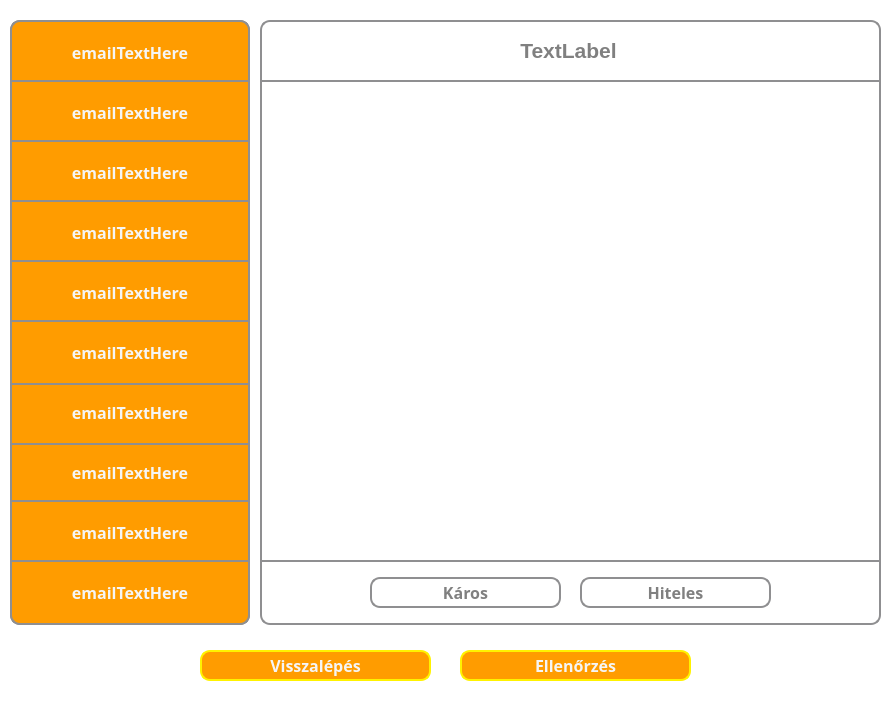
<?xml version="1.0" encoding="UTF-8"?>
<ui version="4.0">
 <class>MainWindow</class>
 <widget class="QMainWindow" name="MainWindow">
  <property name="geometry">
   <rect>
    <x>0</x>
    <y>0</y>
    <width>891</width>
    <height>715</height>
   </rect>
  </property>
  <property name="windowTitle">
   <string>Email Játékmód</string>
  </property>
  <property name="styleSheet">
   <string notr="true">* {
	background-color: white;
}</string>
  </property>
  <widget class="QWidget" name="centralwidget">
   <widget class="QWidget" name="widget" native="true">
    <property name="geometry">
     <rect>
      <x>260</x>
      <y>20</y>
      <width>621</width>
      <height>605</height>
     </rect>
    </property>
    <property name="styleSheet">
     <string notr="true">* {
	background-color: white;
	border: 2px solid #8f8f91;
	border-radius: 10px;
	color: white;
	font-size: 16px;
	font-weight: bold;
}
</string>
    </property>
    <widget class="QFrame" name="emailFrame">
     <property name="geometry">
      <rect>
       <x>10</x>
       <y>60</y>
       <width>601</width>
       <height>481</height>
      </rect>
     </property>
     <property name="styleSheet">
      <string notr="true">* {
	border: none;
	border-radius: 0px;
}</string>
     </property>
     <property name="frameShape">
      <enum>QFrame::StyledPanel</enum>
     </property>
     <property name="frameShadow">
      <enum>QFrame::Raised</enum>
     </property>
    </widget>
    <widget class="QPushButton" name="maliciousButton">
     <property name="geometry">
      <rect>
       <x>110</x>
       <y>557</y>
       <width>191</width>
       <height>31</height>
      </rect>
     </property>
     <property name="font">
      <font>
       <family>Corbel</family>
       <pointsize>-1</pointsize>
       <bold>true</bold>
      </font>
     </property>
     <property name="styleSheet">
      <string notr="true">* {
	background-color: white;
	color: grey;
}

*:hover {
	background-color:#FFF200;
	color: #8f8f91;
}</string>
     </property>
     <property name="text">
      <string>Káros</string>
     </property>
    </widget>
    <widget class="QPushButton" name="genuineButton">
     <property name="geometry">
      <rect>
       <x>320</x>
       <y>557</y>
       <width>191</width>
       <height>31</height>
      </rect>
     </property>
     <property name="font">
      <font>
       <family>Corbel</family>
       <pointsize>-1</pointsize>
       <bold>true</bold>
      </font>
     </property>
     <property name="styleSheet">
      <string notr="true">* {
	background-color: white;
	color: grey;
}

*:hover {
	background-color:#FFF200;
	color: #8f8f91;
}</string>
     </property>
     <property name="text">
      <string>Hiteles</string>
     </property>
    </widget>
    <widget class="Line" name="horizontalLine1">
     <property name="geometry">
      <rect>
       <x>2</x>
       <y>540</y>
       <width>617</width>
       <height>2</height>
      </rect>
     </property>
     <property name="orientation">
      <enum>Qt::Horizontal</enum>
     </property>
    </widget>
    <widget class="Line" name="horizontalLine2">
     <property name="geometry">
      <rect>
       <x>2</x>
       <y>60</y>
       <width>617</width>
       <height>2</height>
      </rect>
     </property>
     <property name="orientation">
      <enum>Qt::Horizontal</enum>
     </property>
    </widget>
    <widget class="QLabel" name="subjectLabel">
     <property name="geometry">
      <rect>
       <x>8</x>
       <y>5</y>
       <width>601</width>
       <height>51</height>
      </rect>
     </property>
     <property name="styleSheet">
      <string notr="true">* {
	font-size: 16pt;
	color: grey;
	border: None;
}</string>
     </property>
     <property name="text">
      <string>TextLabel</string>
     </property>
     <property name="alignment">
      <set>Qt::AlignCenter</set>
     </property>
    </widget>
   </widget>
   <widget class="QWidget" name="widget_2" native="true">
    <property name="geometry">
     <rect>
      <x>10</x>
      <y>20</y>
      <width>240</width>
      <height>605</height>
     </rect>
    </property>
    <property name="styleSheet">
     <string notr="true">* {
	background-color: black;
	border: 2px solid #8f8f91;
	border-radius: 10px;
	color: white;
	font-size: 16px;
	font-weight: bold;
}</string>
    </property>
    <widget class="QPushButton" name="email1Button">
     <property name="geometry">
      <rect>
       <x>0</x>
       <y>0</y>
       <width>240</width>
       <height>65</height>
      </rect>
     </property>
     <property name="font">
      <font>
       <family>Corbel</family>
       <pointsize>-1</pointsize>
       <bold>true</bold>
      </font>
     </property>
     <property name="styleSheet">
      <string notr="true">* {
	background-color: #FF9C00;
	border-radius: 0px;
	border-top-left-radius: 10px;
	border-top-right-radius: 10px;
	color: whitesmoke;
}

*:hover {
	background-color: #FFF200;
	color: #8f8f91;
}</string>
     </property>
     <property name="text">
      <string>emailTextHere</string>
     </property>
    </widget>
    <widget class="QPushButton" name="email2Button">
     <property name="geometry">
      <rect>
       <x>0</x>
       <y>60</y>
       <width>240</width>
       <height>65</height>
      </rect>
     </property>
     <property name="font">
      <font>
       <family>Corbel</family>
       <pointsize>-1</pointsize>
       <bold>true</bold>
      </font>
     </property>
     <property name="styleSheet">
      <string notr="true">* {
	background-color: #FF9C00;
	border-radius: 0px;
	color: whitesmoke;
}

*:hover {
	background-color: #FFF200;
	color: #8f8f91;
}</string>
     </property>
     <property name="text">
      <string>emailTextHere</string>
     </property>
    </widget>
    <widget class="QPushButton" name="email3Button">
     <property name="geometry">
      <rect>
       <x>0</x>
       <y>120</y>
       <width>240</width>
       <height>65</height>
      </rect>
     </property>
     <property name="font">
      <font>
       <family>Corbel</family>
       <pointsize>-1</pointsize>
       <bold>true</bold>
      </font>
     </property>
     <property name="styleSheet">
      <string notr="true">* {
	background-color: #FF9C00;
	border-radius: 0px;
	color: whitesmoke;
}

*:hover {
	background-color: #FFF200;
	color: #8f8f91;
}</string>
     </property>
     <property name="text">
      <string>emailTextHere</string>
     </property>
    </widget>
    <widget class="QPushButton" name="email4Button">
     <property name="geometry">
      <rect>
       <x>0</x>
       <y>180</y>
       <width>240</width>
       <height>65</height>
      </rect>
     </property>
     <property name="font">
      <font>
       <family>Corbel</family>
       <pointsize>-1</pointsize>
       <bold>true</bold>
      </font>
     </property>
     <property name="styleSheet">
      <string notr="true">* {
	background-color: #FF9C00;
	border-radius: 0px;
	color: whitesmoke;
}

*:hover {
	background-color: #FFF200;
	color: #8f8f91;
}</string>
     </property>
     <property name="text">
      <string>emailTextHere</string>
     </property>
    </widget>
    <widget class="QPushButton" name="email5Button">
     <property name="geometry">
      <rect>
       <x>0</x>
       <y>240</y>
       <width>240</width>
       <height>65</height>
      </rect>
     </property>
     <property name="font">
      <font>
       <family>Corbel</family>
       <pointsize>-1</pointsize>
       <bold>true</bold>
      </font>
     </property>
     <property name="styleSheet">
      <string notr="true">* {
	background-color: #FF9C00;
	border-radius: 0px;
	color: whitesmoke;
}

*:hover {
	background-color: #FFF200;
	color: #8f8f91;
}</string>
     </property>
     <property name="text">
      <string>emailTextHere</string>
     </property>
    </widget>
    <widget class="QPushButton" name="email8Button">
     <property name="geometry">
      <rect>
       <x>0</x>
       <y>420</y>
       <width>240</width>
       <height>65</height>
      </rect>
     </property>
     <property name="font">
      <font>
       <family>Corbel</family>
       <pointsize>-1</pointsize>
       <bold>true</bold>
      </font>
     </property>
     <property name="styleSheet">
      <string notr="true">* {
	background-color: #FF9C00;
	border-radius: 0px;
	color: whitesmoke;
}

*:hover {
	background-color: #FFF200;
	color: #8f8f91;
}</string>
     </property>
     <property name="text">
      <string>emailTextHere</string>
     </property>
    </widget>
    <widget class="QPushButton" name="email7Button">
     <property name="geometry">
      <rect>
       <x>0</x>
       <y>360</y>
       <width>240</width>
       <height>65</height>
      </rect>
     </property>
     <property name="font">
      <font>
       <family>Corbel</family>
       <pointsize>-1</pointsize>
       <bold>true</bold>
      </font>
     </property>
     <property name="styleSheet">
      <string notr="true">* {
	background-color: #FF9C00;
	border-radius: 0px;
	color: whitesmoke;
}

*:hover {
	background-color: #FFF200;
	color: #8f8f91;
}</string>
     </property>
     <property name="text">
      <string>emailTextHere</string>
     </property>
    </widget>
    <widget class="QPushButton" name="email6Button">
     <property name="geometry">
      <rect>
       <x>0</x>
       <y>300</y>
       <width>240</width>
       <height>65</height>
      </rect>
     </property>
     <property name="font">
      <font>
       <family>Corbel</family>
       <pointsize>-1</pointsize>
       <bold>true</bold>
      </font>
     </property>
     <property name="styleSheet">
      <string notr="true">* {
	background-color: #FF9C00;
	border-radius: 0px;
	color: whitesmoke;
}

*:hover {
	background-color: #FFF200;
	color: #8f8f91;
}</string>
     </property>
     <property name="text">
      <string>emailTextHere</string>
     </property>
    </widget>
    <widget class="QPushButton" name="email9Button">
     <property name="geometry">
      <rect>
       <x>0</x>
       <y>480</y>
       <width>240</width>
       <height>65</height>
      </rect>
     </property>
     <property name="font">
      <font>
       <family>Corbel</family>
       <pointsize>-1</pointsize>
       <bold>true</bold>
      </font>
     </property>
     <property name="styleSheet">
      <string notr="true">* {
	background-color: #FF9C00;
	border-radius: 0px;
	color: whitesmoke;
}

*:hover {
	background-color: #FFF200;
	color: #8f8f91;
}</string>
     </property>
     <property name="text">
      <string>emailTextHere</string>
     </property>
    </widget>
    <widget class="QPushButton" name="email10Button">
     <property name="geometry">
      <rect>
       <x>0</x>
       <y>540</y>
       <width>240</width>
       <height>65</height>
      </rect>
     </property>
     <property name="font">
      <font>
       <family>Corbel</family>
       <pointsize>-1</pointsize>
       <bold>true</bold>
      </font>
     </property>
     <property name="styleSheet">
      <string notr="true">* {
	background-color: #FF9C00;
	border-radius: 0px;
	border-bottom-left-radius: 10px;
	border-bottom-right-radius: 10px;
	color: whitesmoke;
}

*:hover {
	background-color: #FFF200;
	color: #8f8f91;
}</string>
     </property>
     <property name="text">
      <string>emailTextHere</string>
     </property>
    </widget>
   </widget>
   <widget class="QPushButton" name="backButton">
    <property name="geometry">
     <rect>
      <x>200</x>
      <y>650</y>
      <width>231</width>
      <height>31</height>
     </rect>
    </property>
    <property name="font">
     <font>
      <family>Corbel</family>
      <pointsize>-1</pointsize>
      <bold>true</bold>
     </font>
    </property>
    <property name="styleSheet">
     <string notr="true">* {
	background-color: #FF9C00;
	border: 2px solid #FFF200;
	border-radius: 10px;
	color: whitesmoke;
	font-size: 16px;
	font-weight: bold;
}

*:hover {
	background-color: #FFF200;
	color: #8f8f91;
}</string>
    </property>
    <property name="text">
     <string>Visszalépés</string>
    </property>
   </widget>
   <widget class="QPushButton" name="checkButton">
    <property name="geometry">
     <rect>
      <x>460</x>
      <y>650</y>
      <width>231</width>
      <height>31</height>
     </rect>
    </property>
    <property name="font">
     <font>
      <family>Corbel</family>
      <pointsize>-1</pointsize>
      <bold>true</bold>
     </font>
    </property>
    <property name="styleSheet">
     <string notr="true">* {
	background-color: #FF9C00;
	border: 2px solid #FFF200;
	border-radius: 10px;
	color: whitesmoke;
	font-size: 16px;
	font-weight: bold;
}

*:hover {
	background-color: #FFF200;
	color: #8f8f91;
}</string>
    </property>
    <property name="text">
     <string>Ellenőrzés</string>
    </property>
   </widget>
  </widget>
  <widget class="QStatusBar" name="statusbar"/>
 </widget>
 <resources/>
 <connections/>
</ui>
